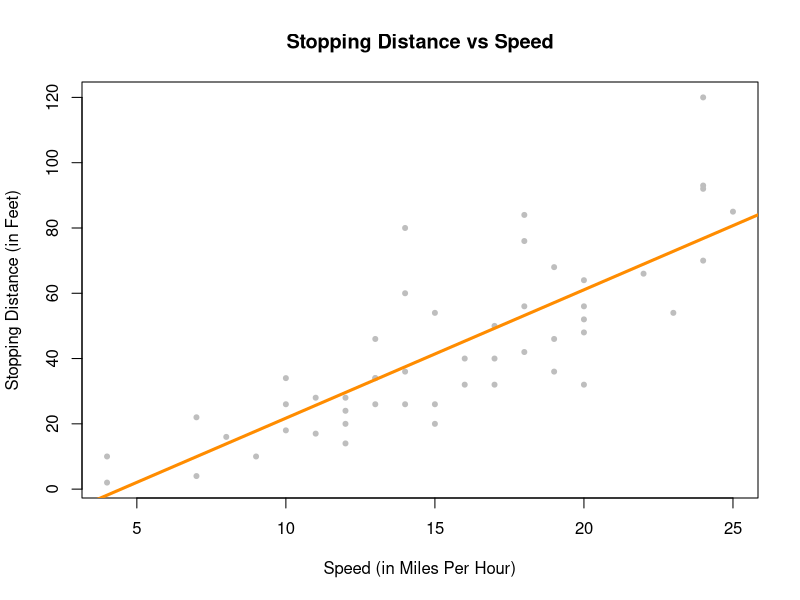

This chart was generated by the following R code:
# Prob & Stats

normaldistr <- function(x, s, m) {
  1/(s*sqrt(2*pi)) * exp(-.5 * ((x - m)/s)^2)
}


# value of PDF (probability density function) at x = 3
# with mean = 2 and standard deviation = 5
dnorm(x = 3, mean = 2, sd = 5)
normaldistr(x = 3, m = 2, s = 5)
# simple linear regression
str(cars)
dim(cars)
nrow(cars)
ncol(cars)
x = cars$speed
y = cars$dist
Sxy = sum((x - mean(x)) * (y - mean(y)))
Sxx = sum((x - mean(x))^2)
Syy = sum((y - mean(y))^2)
beta_1_hat = Sxy / Sxx
beta_0_hat = mean(y) - beta_1_hat * mean(x)
c(beta_0_hat, beta_1_hat)
unique(cars$speed)
beta_0_hat + beta_1_hat * 8
# 8 is min the set of cars$speed in fact
8 %in% unique(cars$speed)
# lm function - linear model
stop_dist_model <- lm(dist ~ speed, data = cars)
plot(dist ~ speed, data = cars,
    xlab = "Speed (in Miles Per Hour)",
    ylab = "Stopping Distance (in Feet)",
    main = "Stopping Distance vs Speed",
    pch = 20,
    cex = 1,
    col = "grey")
abline(stop_dist_model, lwd = 3, col = "darkorange")
